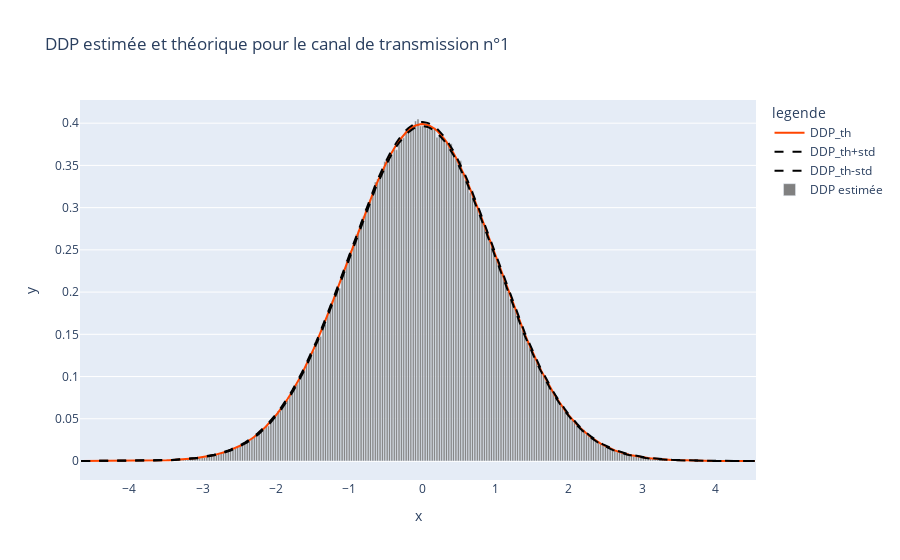

Write notebook code for a chart like this one.
### Markdown cell above
### Analyses _in-situ_

### Code cell
# analyse du canal de transmission réel
canal_id = 1
X = tsa.transmit(sm*0, canal_id)
DDPest, c, Delta,N = histo(X)
DDPth = (1/np.sqrt(2*np.pi))*np.exp(-c**2/2)
std = np.sqrt((1-DDPth)*DDPth/(Delta*N))
compareDDP(c, DDPest, DDPth, std, title="DDP estimée et théorique pour le canal de transmission n°"+str(canal_id))

### Figure 1 — Plotly figure (JSON) as saved in the notebook; plotly's stock layout.template omitted (floating-point values rounded to 4 significant figures; data arrays with more than 128 entries replaced by an {"elided": "..."} marker saying what was removed)
{"data": [{"hovertemplate": "legende=DDP_th<br>x=%{x}<br>y=%{y}<extra></extra>", "legendgroup": "DDP_th", "line": {"color": "orangered", "dash": "solid"}, "marker": {"symbol": "circle"}, "mode": "lines", "name": "DDP_th", "orientation": "v", "showlegend": true, "type": "scatter", "x": {"elided": "285 float values"}, "xaxis": "x", "y": {"elided": "285 float values"}, "yaxis": "y"}, {"hovertemplate": "legende=DDP_th+std<br>x=%{x}<br>y=%{y}<extra></extra>", "legendgroup": "DDP_th+std", "line": {"color": "black", "dash": "dash"}, "marker": {"symbol": "circle"}, "mode": "lines", "name": "DDP_th+std", "orientation": "v", "showlegend": true, "type": "scatter", "x": {"elided": "285 float values"}, "xaxis": "x", "y": {"elided": "285 float values"}, "yaxis": "y"}, {"hovertemplate": "legende=DDP_th-std<br>x=%{x}<br>y=%{y}<extra></extra>", "legendgroup": "DDP_th-std", "line": {"color": "black", "dash": "dash"}, "marker": {"symbol": "circle"}, "mode": "lines", "name": "DDP_th-std", "orientation": "v", "showlegend": true, "type": "scatter", "x": {"elided": "285 float values"}, "xaxis": "x", "y": {"elided": "285 float values"}, "yaxis": "y"}, {"marker": {"color": "gray"}, "name": "DDP estimée", "type": "bar", "x": {"elided": "285 float values"}, "y": {"elided": "285 float values"}}], "layout": {"legend": {"title": {"text": "legende"}, "tracegroupgap": 0}, "title": {"text": "DDP estimée et théorique pour le canal de transmission n°1"}, "xaxis": {"anchor": "y", "domain": [0, 1], "title": {"text": "x"}}, "yaxis": {"anchor": "x", "domain": [0, 1], "title": {"text": "y"}}}}
